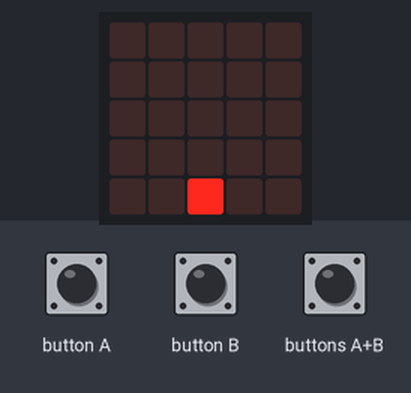
A program run on a simulated BBC micro:bit (MakeCode). Shown: the board's 5×5 LED display. The inputs (shaded band) are chosen by the test bench. Random numbers come from a fixed seed.

Above: at 1.2 s.
1.3 s: buttons A+B pressed for 0.15 s
At 4.3 s:
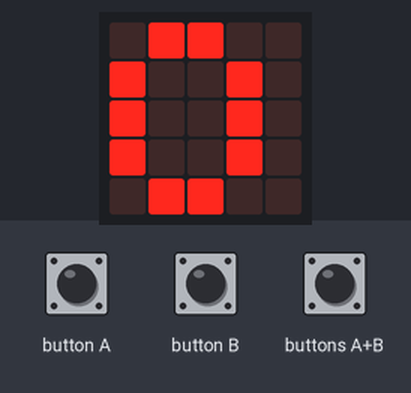
4.4 s: buttons A+B pressed for 1 s
At 5.8 s:
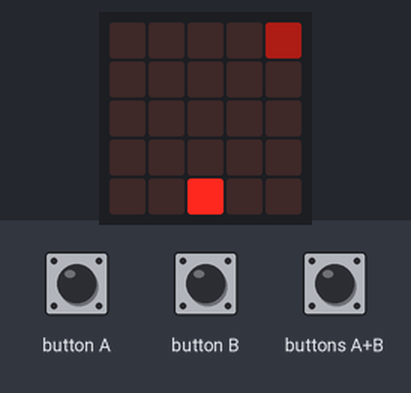
6.0 s: button A pressed for 0.15 s
At 6.63 s:
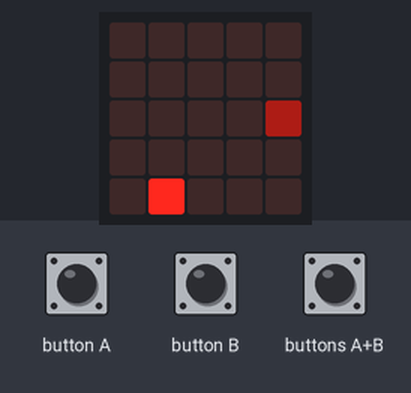
6.7 s: button B pressed for 0.15 s
At 7.3 s:
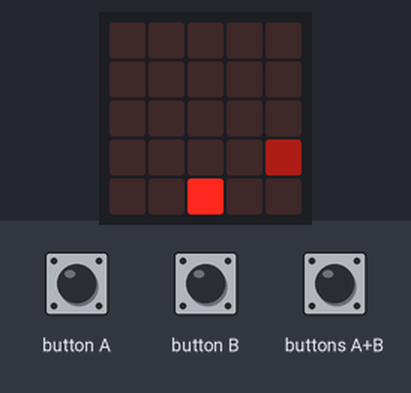
7.4 s: button A pressed for 0.15 s
At 7.73 s:
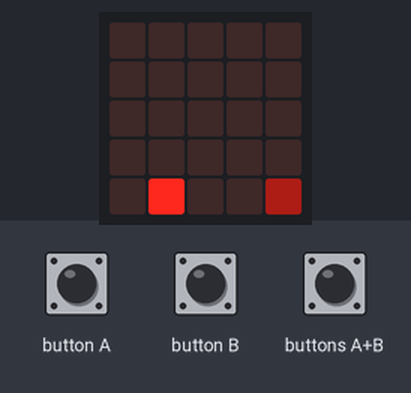
9.4 s: buttons A+B pressed for 0.15 s
At 9.9 s:
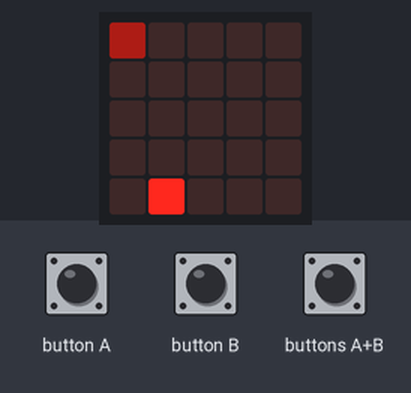
Timing chart, 0 to 12.4 s (numbered marks = the images above; inputs shaded):
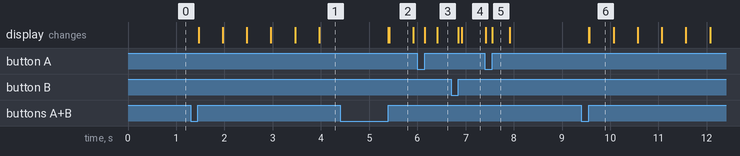

Measured:
- after the input at 1.3 s, the display: first changes after 0.16 s (image 1 shows a later state)
- after the input at 4.4 s, the display: first changes after 1.0 s (image 2 shows a later state)
- after the input at 9.4 s, the display: first changes after 0.15 s (image 6 shows a later state)
- what the display in image 2 shows lasts 0.5 s, from 5.4 s to 5.9 s

The program:

main.ts
```typescript
input.onButtonPressed(Button.A, function () {
    people.change(LedSpriteProperty.X, -1)
})
input.onButtonPressed(Button.AB, function () {
    basic.clearScreen()
    game.resume()
    game.setScore(0)
    run = 1
    time = 500
})
input.onButtonPressed(Button.B, function () {
    people.change(LedSpriteProperty.X, 1)
})
let apple: game.LedSprite = null
let time = 0
let run = 0
let people: game.LedSprite = null
people = game.createSprite(2, 4)
run = 0
basic.forever(function () {
    if (run == 1) {
        apple = game.createSprite(randint(0, 4), 0)
        apple.set(LedSpriteProperty.Brightness, 50)
        for (let index = 0; index <= 5; index++) {
            if (apple.isDeleted()) {
                break;
            }
            if (index == 5) {
                apple.delete()
                run = 0
                game.pause()
                basic.showNumber(game.score())
            }
            apple.set(LedSpriteProperty.Y, index)
            basic.pause(time)
        }
        apple.delete()
        time += -20
    }
})
basic.forever(function () {
    if (run == 1) {
        if (people.isTouching(apple)) {
            game.addScore(1)
            apple.delete()
        }
    }
})
```

test.ts
```typescript
// 在這裡測試；當此封包作為擴充功能時，將不會編譯此內容。
```
